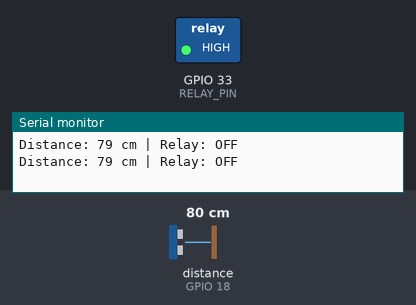
This sketch was run on a simulated ESP32. Shown: switched loads named in the sketch (green lamp = pin HIGH), the last lines printed to the serial monitor. Wiring (inferred from the names in the program): ultrasonic range finder: trigger GPIO 5; echo GPIO 18. The test bench sets the inputs (shaded band); at power-on: distance to the obstacle (sensor on GPIO 18) 80 cm. The echo pulse lasts 58.3 µs per cm; pins used as bus, display or sensor lines are not drawn.

Above: at 1.8 s.
1.9 s: distance to the obstacle (sensor on GPIO 18) set to 12 cm
3.4 s: distance to the obstacle (sensor on GPIO 18) set to 9 cm
At 5.2 s:
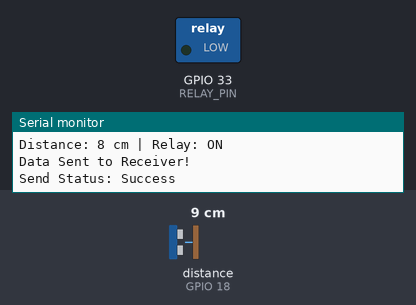
5.5 s: distance to the obstacle (sensor on GPIO 18) set to 18 cm
At 7.0 s:
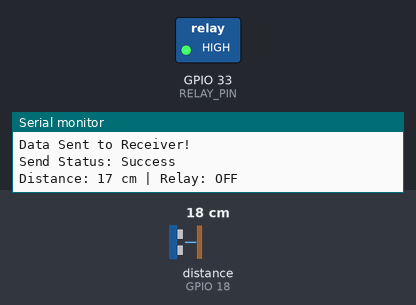
7.5 s: distance to the obstacle (sensor on GPIO 18) set to 2 cm
At 8.7 s:
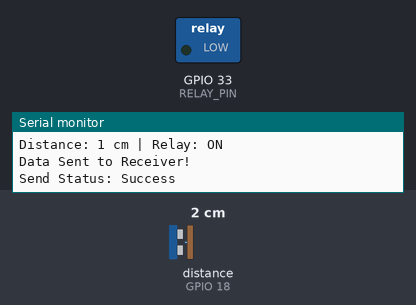
Timing chart, 0 to 10.5 s (numbered marks = the images above; inputs shaded):
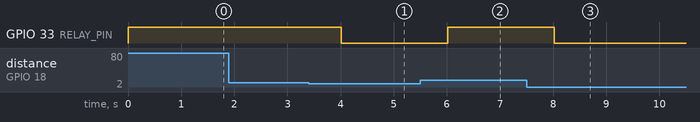

The sketch:

Sender_ultrasonic_range_10cm.ino
```cpp
#include <WiFi.h>
#include <esp_now.h>

#define TRIG_PIN 5
#define ECHO_PIN 18
#define RELAY_PIN 33

uint8_t receiverMAC[] = {0xF8, 0xB3, 0xB7, 0x7A, 0xE9, 0x3C};  // Receiver's MAC Address

typedef struct {
  int distance;
  bool relayState;
} SensorData;

SensorData data;

void sendCallback(const uint8_t *macAddr, esp_now_send_status_t status) {
  Serial.print("Send Status: ");
  Serial.println(status == ESP_NOW_SEND_SUCCESS ? "Success" : "Fail");
}

void setup() {
  Serial.begin(115200);
  WiFi.mode(WIFI_STA);

  if (esp_now_init() != ESP_OK) {
    Serial.println("ESP-NOW Init Failed");
    return;
  }

  esp_now_register_send_cb(sendCallback);
  esp_now_peer_info_t peerInfo;
  memcpy(peerInfo.peer_addr, receiverMAC, 6);
  peerInfo.channel = 0;
  peerInfo.encrypt = false;

  if (esp_now_add_peer(&peerInfo) != ESP_OK) {
    Serial.println("Failed to add peer");
    return;
  }

  pinMode(TRIG_PIN, OUTPUT);
  pinMode(ECHO_PIN, INPUT);
  pinMode(RELAY_PIN, OUTPUT);
}

void loop() {
  // Measure distance
  digitalWrite(TRIG_PIN, LOW);
  delayMicroseconds(2);
  digitalWrite(TRIG_PIN, HIGH);
  delayMicroseconds(10);
  digitalWrite(TRIG_PIN, LOW);

  long duration = pulseIn(ECHO_PIN, HIGH);
  int distance = duration * 0.034 / 2;

  // Determine relay state
  bool relayState = (distance < 10);
  digitalWrite(RELAY_PIN, relayState ? LOW : HIGH);

  // Display in Serial Monitor
  Serial.print("Distance: "); Serial.print(distance); Serial.print(" cm | Relay: ");
  Serial.println(relayState ? "ON" : "OFF");

  // Send data only if distance is under 10 cm
  if (relayState) {
    data.distance = distance;
    data.relayState = relayState;
    esp_err_t result = esp_now_send(receiverMAC, (uint8_t *)&data, sizeof(data));
    Serial.println("Data Sent to Receiver!");
  }

  delay(1000);
}
```

Measured:
- the behaviour switches between 11 and 10 cm on distance to the obstacle (sensor on GPIO 18) (found by bisection; images 0 and 1)
- after the input at 3.4 s, GPIO 33 (RELAY_PIN): HIGH → LOW after 0.61 s
- after the input at 5.5 s, GPIO 33 (RELAY_PIN): LOW → HIGH after 0.52 s
- after the input at 7.5 s, GPIO 33 (RELAY_PIN): HIGH → LOW after 0.52 s
